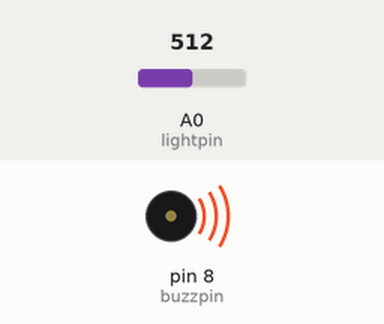
Recording of a sketch running on a simulated Arduino Uno, built with avr-gcc and run on an emulated ATmega328P. Parts: buzzer (waves = sounding). The inputs (shaded band) are chosen by the test bench; at power-on: A0 (lightpin) = 512. What the sketch prints to the serial monitor is not drawn.

Above: at 0.1 s.
Timing chart, 0 to 40.0 s (numbered marks = the images above):
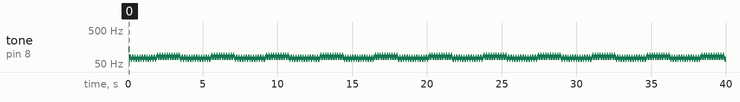

The sketch:

lightbuzzer.ino
```cpp
int lightpin = A0;
int buzzpin = 8;
float lightval;
float dt;

void setup() {
  pinMode(lightpin, INPUT);
  pinMode(buzzpin, OUTPUT);
  Serial.begin(9600);
}

void loop() {
  lightval = analogRead(lightpin);
  Serial.println(lightval);

  // Convert light value (200–550) to a delay of 10–1 ms
  dt = map(lightval, 200, 550, 10, 1);
  dt = constrain(dt, 1, 10);

  Serial.println(dt);

  digitalWrite(buzzpin, HIGH);
  delay(dt);
  digitalWrite(buzzpin, LOW);
  delay(dt);
}
```

Measured:
- by itself, tone on pin 8 (buzzpin): plays 131 Hz for 0.04 s, 69 Hz for 0.04 s, 80 Hz for 0.08 s, 69 Hz for 0.08 s, 80 Hz for 0.08 s, 69 Hz for 0.08 s … (506 notes in this stretch)
